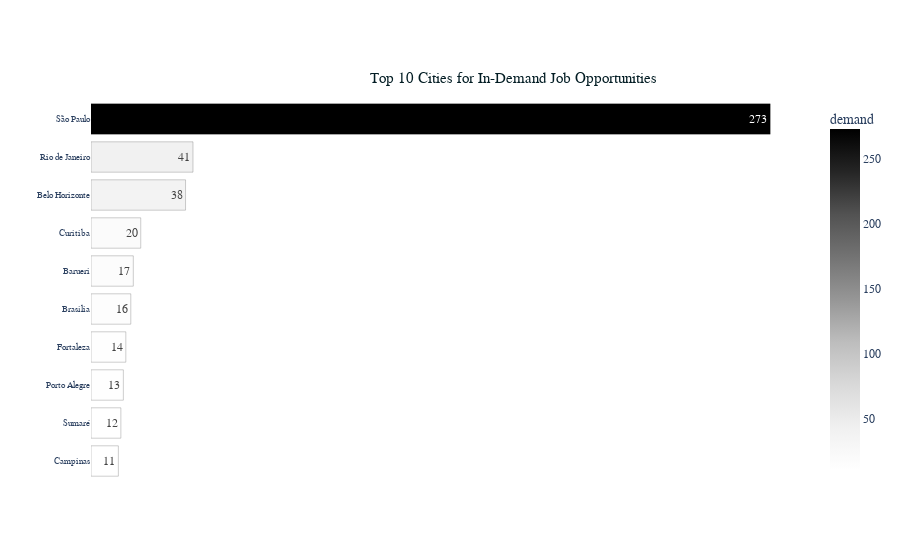

The notebook cell saved with this chart:
### Code cell
# Creating the horizontal bar plot with Plotly Express
fig = px.bar(df_sorted, 
             y="city", 
             x="demand", 
             orientation='h',
             labels={'Job Title': '', 'Count': ''},
             title="Top 10 Cities for In-Demand Job Opportunities",
             text='demand',
             template="plotly_white",
             color="demand",
             color_continuous_scale="Greys",
             hover_name=df_sorted["city"])

# # Customize the plot
fig.update_layout(font=dict(family=c.FONT),
                  xaxis=dict(visible=False, showticklabels=False),
                  yaxis=dict(title='', tickfont=dict(size=9, family=c.FONT)),
                  title=dict(x=0.57,
                             y=0.87, 
                             xanchor='center',
                             yanchor='top',
                             font=dict(size=15, color="#031D24")))

# Add an outline (border) to the bars
fig.update_traces(marker=dict(line=dict(color='black', width=0.2)))

# Show the plot
fig.show()

### Figure 1 — Plotly figure (JSON) as saved in the notebook; plotly's stock layout.template omitted (floating-point values rounded to 4 significant figures)
{"data": [{"alignmentgroup": "True", "hovertemplate": "<b>%{hovertext}</b><br><br>demand=%{marker.color}<br>city=%{y}<extra></extra>", "hovertext": ["Campinas", "Sumaré", "Porto Alegre", "Fortaleza", "Brasília", "Barueri", "Curitiba", "Belo Horizonte", "Rio de Janeiro", "São Paulo"], "legendgroup": "", "marker": {"color": [11, 12, 13, 14, 16, 17, 20, 38, 41, 273], "coloraxis": "coloraxis", "line": {"color": "black", "width": 0.2}, "pattern": {"shape": ""}}, "name": "", "offsetgroup": "", "orientation": "h", "showlegend": false, "text": [11, 12, 13, 14, 16, 17, 20, 38, 41, 273], "textposition": "auto", "type": "bar", "x": [11, 12, 13, 14, 16, 17, 20, 38, 41, 273], "xaxis": "x", "y": ["Campinas", "Sumaré", "Porto Alegre", "Fortaleza", "Brasília", "Barueri", "Curitiba", "Belo Horizonte", "Rio de Janeiro", "São Paulo"], "yaxis": "y"}], "layout": {"barmode": "relative", "coloraxis": {"colorbar": {"title": {"text": "demand"}}, "colorscale": [[0, "rgb(255,255,255)"], [0.125, "rgb(240,240,240)"], [0.25, "rgb(217,217,217)"], [0.375, "rgb(189,189,189)"], [0.5, "rgb(150,150,150)"], [0.625, "rgb(115,115,115)"], [0.75, "rgb(82,82,82)"], [0.875, "rgb(37,37,37)"], [1, "rgb(0,0,0)"]]}, "font": {"family": "bookman old style"}, "legend": {"tracegroupgap": 0}, "title": {"font": {"color": "#031D24", "size": 15}, "text": "Top 10 Cities for In-Demand Job Opportunities", "x": 0.57, "xanchor": "center", "y": 0.87, "yanchor": "top"}, "xaxis": {"anchor": "y", "domain": [0, 1], "showticklabels": false, "title": {"text": "demand"}, "visible": false}, "yaxis": {"anchor": "x", "domain": [0, 1], "tickfont": {"family": "bookman old style", "size": 9}, "title": {"text": ""}}}}
